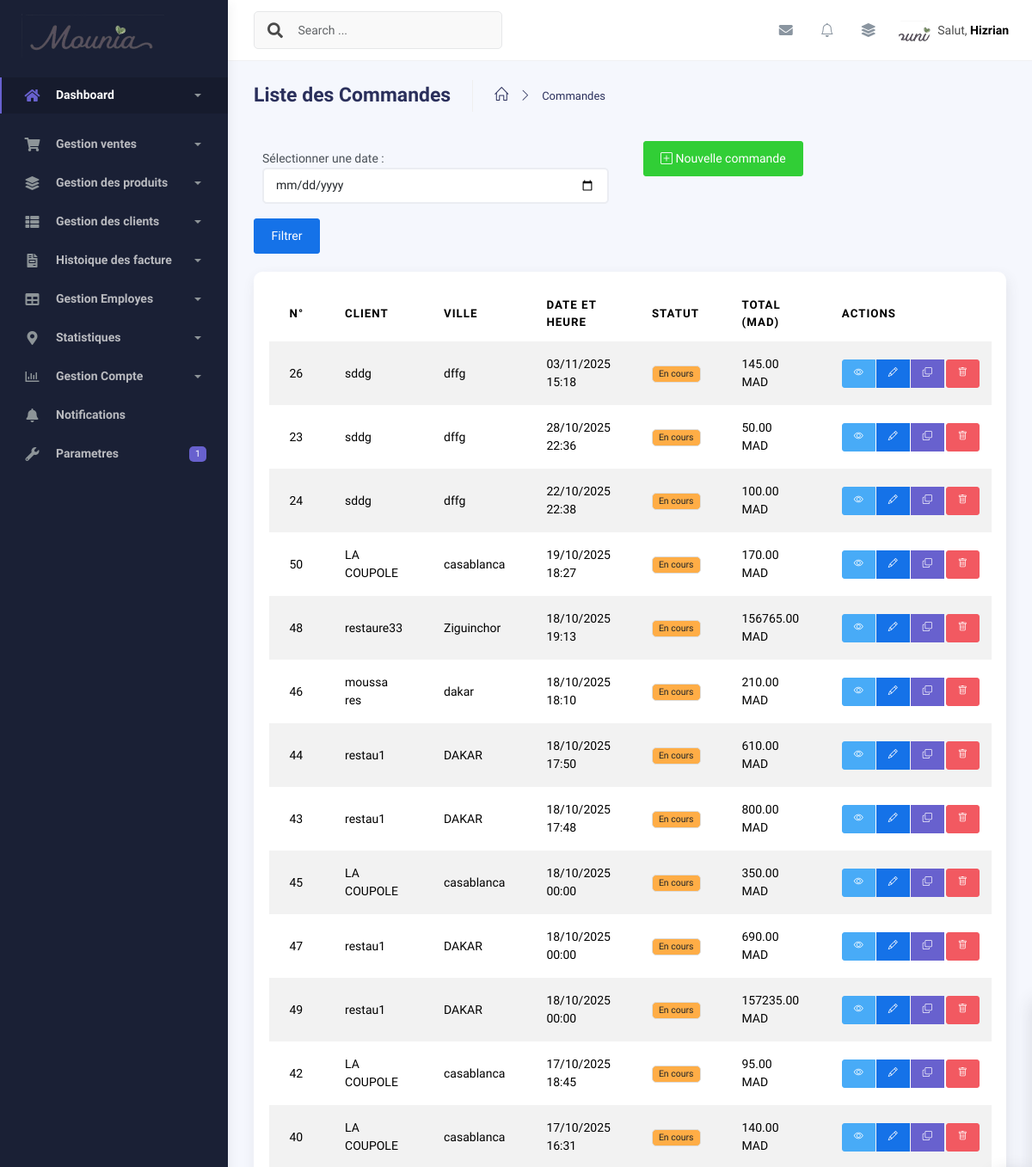
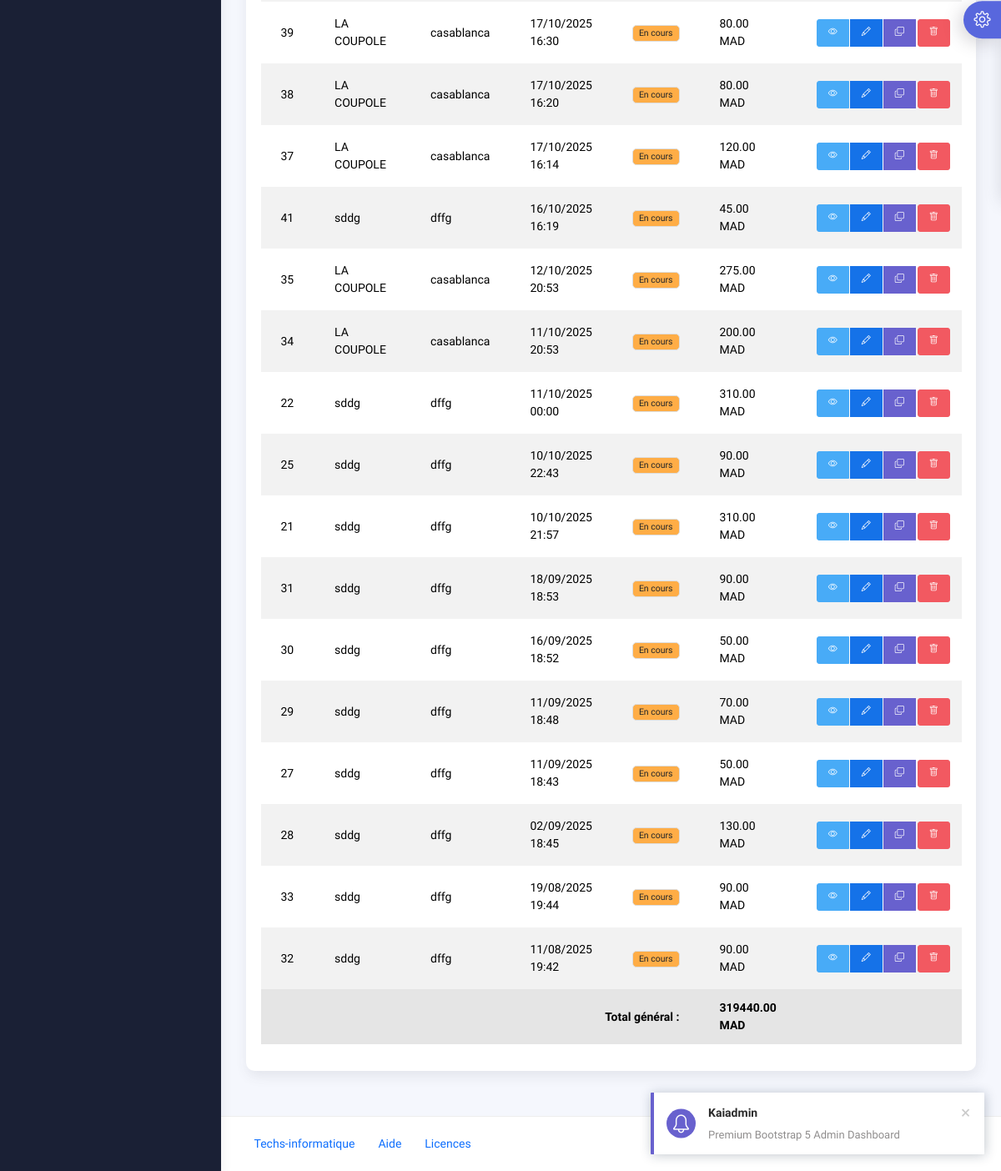
The app's page /commandes/, older data (2 pictures, top to bottom).
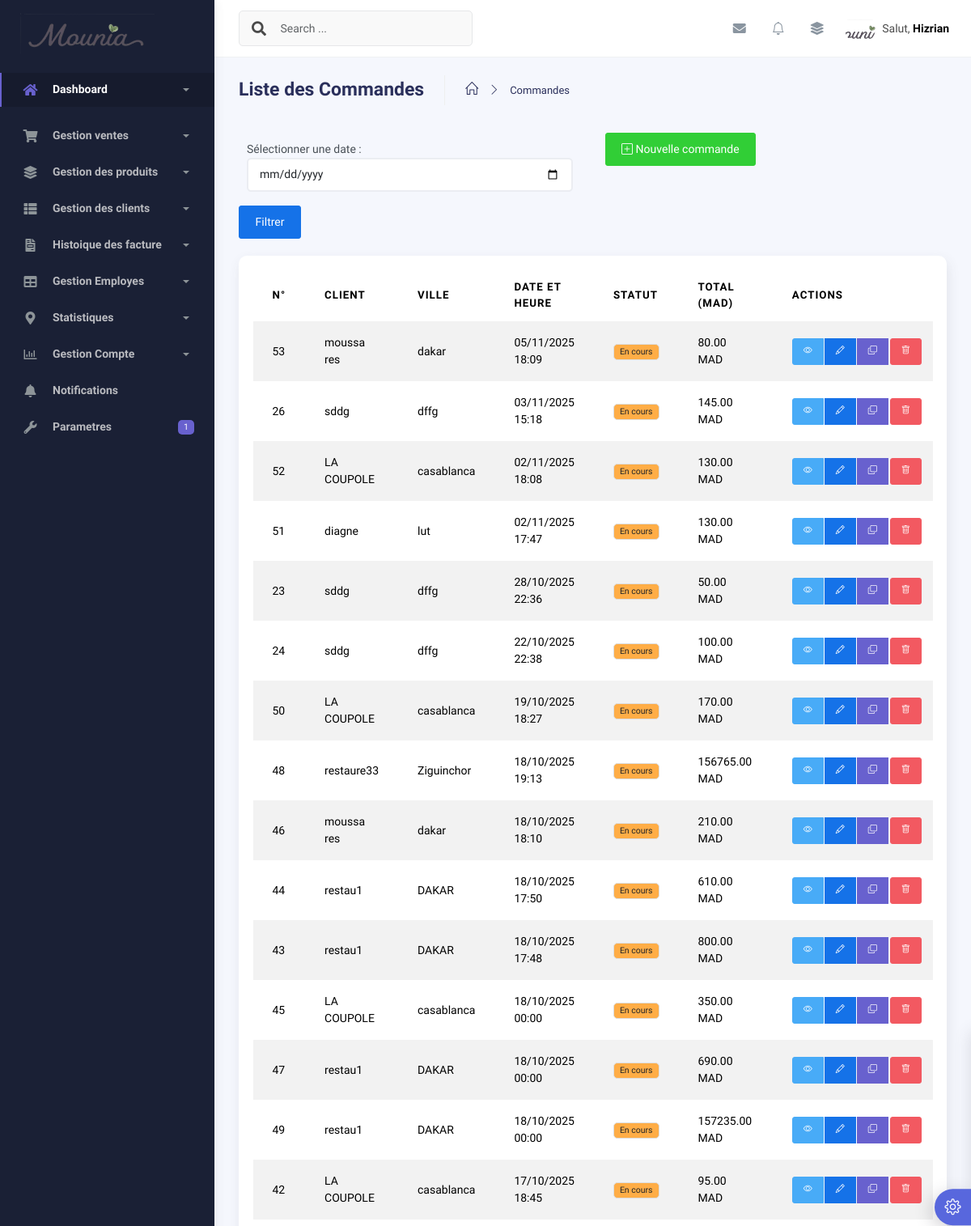
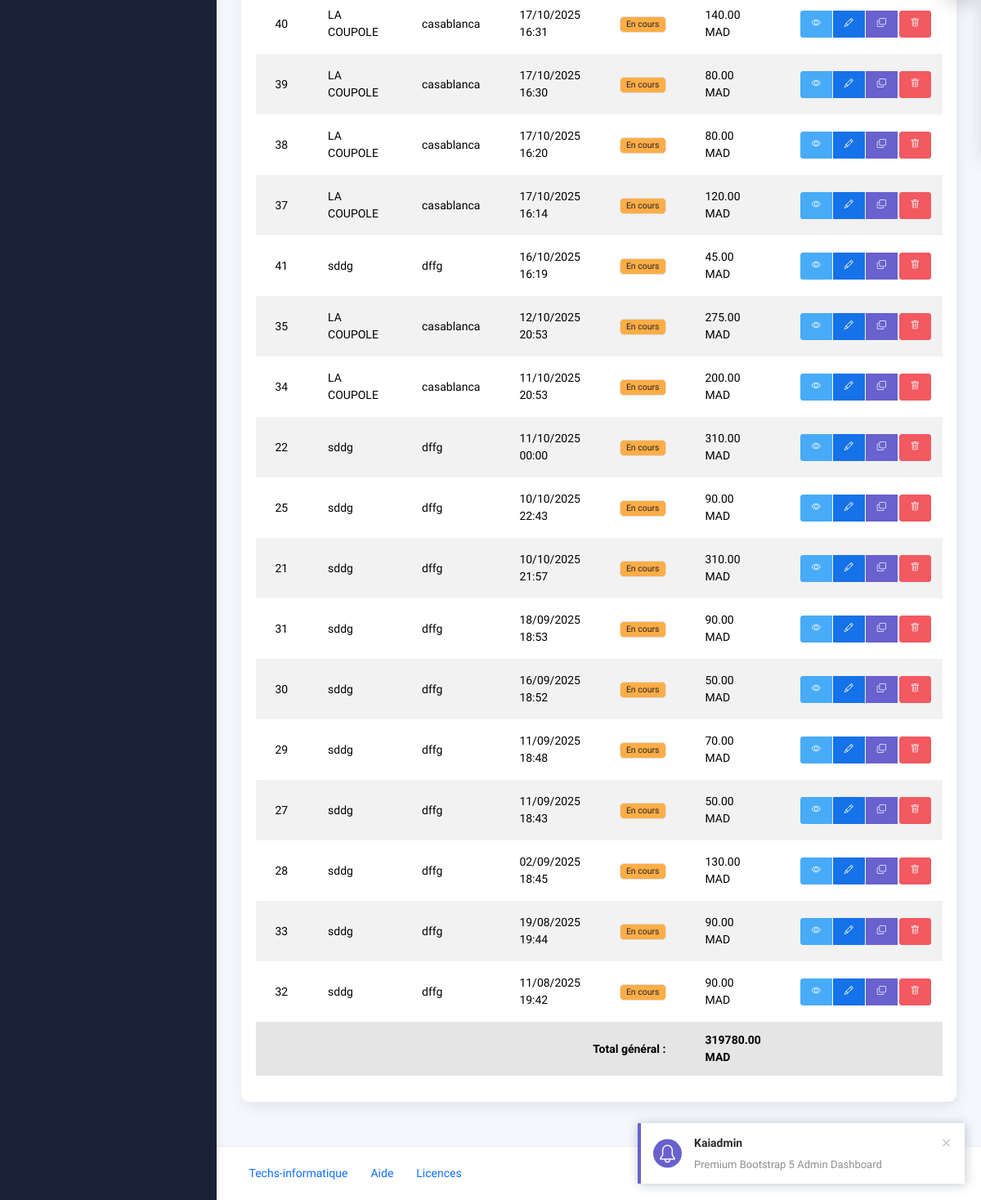
The same page, newer data (2 pictures, top to bottom).
### application/models.py (models this page shows, shortened)
class Commande(models.Model):
    STATUT_CHOICES = [
        ('En cours', 'En cours'),
        ('Confirmée', 'Confirmée'),
        ('Livrée', 'Livrée'),
        ('Annulée', 'Annulée'),
    ]
    client = models.ForeignKey(
        Client, on_delete=models.CASCADE, related_name="commandes")
    date_commande = models.DateTimeField(default=timezone.now)
    statut = models.CharField(
        max_length=20, choices=STATUT_CHOICES, default="En cours")
    notes = models.TextField(blank=True, null=True,
                             verbose_name="Notes internes")
    date_modification = models.DateTimeField(
        auto_now=True, verbose_name="Dernière modification")
    class Meta:
        verbose_name = "Commande"
        verbose_name_plural = "Commandes"
        ordering = ["-date_commande"]
    @property
    def total_sans_livraison(self):
        try:
            return sum(Decimal(str(item.sous_total)) for item in self.items.all())
        except:
            return Decimal('0.00')
    @property
    def total(self):
        try:
            total_produits = self.total_sans_livraison
            prix_livraison = Decimal(str(self.client.prix_livraison))
            return total_produits + prix_livraison
        except:
            return Decimal('0.00')

class Client(models.Model):
    nom = models.CharField(max_length=150, verbose_name="Nom du restaurant")
    responsable = models.CharField(
        max_length=100, verbose_name="Nom du responsable", blank=True, null=True)
    telephone = models.CharField(
        max_length=20,
        verbose_name="Téléphone",
        unique=True,
        blank=True,
        null=True
    )
    ice = models.CharField(
        max_length=15,
        verbose_name="ICE",
        unique=False,
        blank=True,
        null=True
    )
    email = models.EmailField(blank=True, null=True, verbose_name="Email")
    adresse = models.TextField(verbose_name="Adresse", blank=True, null=True)
    ville = models.CharField(max_length=100, verbose_name="Ville")
    prix_livraison = models.DecimalField(
        max_digits=10,
        decimal_places=2,
        verbose_name="Prix de livraison (en MAD)"
    )
    date_creation = models.DateTimeField(
        auto_now_add=True, verbose_name="Date d'ajout")
    class Meta:
        verbose_name = "Client (Restaurant)"
        verbose_name_plural = "Clients (Restaurants)"
        ordering = ["nom"]

class CommandeItem(models.Model):
    commande = models.ForeignKey(
        Commande, on_delete=models.CASCADE, related_name="items")
    produit = models.ForeignKey(Produit, on_delete=models.CASCADE)
    quantite = models.PositiveIntegerField(default=1)
    prix_unitaire = models.DecimalField(max_digits=10, decimal_places=2)
    date_ajout = models.DateTimeField(auto_now_add=True)
    class Meta:
        verbose_name = "Item de commande"
        verbose_name_plural = "Items de commande"
        ordering = ["date_ajout"]
    @property
    def sous_total(self):
        try:
            return Decimal(str(self.quantite)) * Decimal(str(self.prix_unitaire))
        except:
            return Decimal('0.00')

### application/views.py (the view)
# urls.py: path('commandes/', views.liste_commandes, name='liste_commandes'),
def liste_commandes(request):
    date_filtre = request.GET.get('date')
    if date_filtre:
        try:
            date_obj = datetime.strptime(date_filtre, '%Y-%m-%d').date()
            commandes = Commande.objects.filter(
                date_commande__date=date_obj).order_by('-date_commande')
        except ValueError:
            commandes = Commande.objects.all().order_by('-date_commande')
    else:
        commandes = Commande.objects.all().order_by('-date_commande')
    total_general = Decimal('0.00')
    for commande in commandes:
        try:
            total_general += Decimal(str(commande.total))
        except:
            continue
    context = {
        'commandes': commandes,
        'total_general': total_general,
    }
    return render(request, "commandes/liste_commandes.html", context)

### application/context_processors.py (called while the page is built)
def parametres_mounia(request):
    return {
        'parametres': ParametresMounia.objects.first() or None
    }

### application/notifications.py (called while the page is built, shortened)
    @staticmethod
    def get_commandes_du_jour():
        aujourd_hui = timezone.now().date()
        debut_jour = timezone.make_aware(datetime.combine(aujourd_hui, datetime.min.time()))
        fin_jour = timezone.make_aware(datetime.combine(aujourd_hui, datetime.max.time()))
        return Commande.objects.filter(
            date_commande__range=(debut_jour, fin_jour)
        )

    @staticmethod
    def creer_notification_commandes_jour():
        commandes_du_jour = NotificationManager.get_commandes_du_jour()
        aujourd_hui = timezone.now().date()
        notification_existante = Notification.objects.filter(
            type_notification='commande_jour',
            date_creation__date=aujourd_hui
        ).exists()

### templates/commandes/liste_commandes.html (shortened to what the changed rows need)
{% extends "base.html" %}
{% load static %}
{% block content %}
<div class="container">
  <div class="page-inner">
    <div class="card">
      <div class="card-body">
        <div class="table-responsive">
          <table id="commandes-table" class="display table table-striped table-hover">
            <thead>
              <tr>
                <th>N°</th>
                <th>Client</th>
                <th>Ville</th>
                <th>Date et Heure</th>
                <th>Statut</th>
                <th>Total (MAD)</th>
                <th>Actions</th>
              </tr>
            </thead>
            <tbody>
              {% for commande in commandes %}
                <tr>
                  <td>{{ commande.id }}</td>
                  <td>{{ commande.client.nom }}</td>
                  <td>
                    {% if commande.client.ville %}
                      {{ commande.client.ville }}
                    {% else %}
                      -
                    {% endif %}
                  </td>
                  <td data-order="{{ commande.date_commande|date:'Y-m-d H:i:s' }}">
                    <span title="{{ commande.date_commande|date:'d/m/Y H:i:s' }}">
                      {{ commande.date_commande|date:"d/m/Y H:i" }}
                    </span>
                  </td>
                  <td>
                    {% if commande.statut == "En cours" %}
                      <span class="badge bg-warning text-dark">En cours</span>
                    {% elif commande.statut == "Confirmée" %}
                      <span class="badge bg-info text-white">Confirmée</span>
                    {% elif commande.statut == "Livrée" %}
                      <span class="badge bg-success">Livrée</span>
                    {% elif commande.statut == "Annulée" %}
                      <span class="badge bg-danger">Annulée</span>
                    {% else %}
                      <span class="badge bg-secondary">{{ commande.statut }}</span>
                    {% endif %}
                  </td>
                  <td>
                    {% if commande.total %}
                      {{ commande.total|floatformat:2 }} MAD
                    {% else %}
                      0.00 MAD
                    {% endif %}
                  </td>
                  <td>
                    <div class="btn-group" role="group">
                      <a href="{% url 'detail_commande' commande.id %}" class="btn btn-sm btn-info" title="Détails">
                        <i class="bi bi-eye"></i>
                      </a>
                      <a href="{% url 'modifier_commande' commande.id %}" class="btn btn-sm btn-primary" title="Modifier">
                        <i class="bi bi-pencil"></i>
                      </a>
                      <a href="{% url 'dupliquer_commande' commande.id %}" class="btn btn-sm btn-secondary" title="Dupliquer">
                        <i class="bi bi-copy"></i>
                      </a>
                      <form
                        method="post"
                        action="{% url 'supprimer_commande' commande.id %}"
                        class="d-inline"
                        onsubmit="return confirm('Êtes-vous sûr de vouloir supprimer la commande #{{ commande.id }} ?');"
                      >
                        <button type="submit" class="btn btn-sm btn-danger" title="Supprimer">
                          <i class="bi bi-trash"></i>
                        </button>
                      </form>
                    </div>
                  </td>
                </tr>
              {% endfor %}
            </tbody>
            {% if commandes %}
            <tfoot>
              <tr class="table-active">
                <td colspan="5" class="text-end fw-bold">Total général :</td>
                <td class="fw-bold">
                  {{ total_general|floatformat:2 }} MAD
                </td>
                <td></td>
              </tr>
            </tfoot>
            {% endif %}
          </table>
        </div>
      </div>
    </div>
  </div>
</div>
{% endblock content %}

Row changes from the older to the newer data that the page shows:
added Commande: id "53", client.nom "moussa res", client.ville "dakar", date_commande "05/11/2025 18:09", statut "En cours", total "80.00"
added Commande: id "52", client.nom "LA COUPOLE", client.ville "casablanca", date_commande "02/11/2025 18:08", statut "En cours", total "130.00"
added Commande: id "51", client.nom "diagne", client.ville "lut", date_commande "02/11/2025 17:47", statut "En cours", total "130.00"
Text that changed along with them:
{{ total_general|floatformat:2 }}: "319440.00" → "319780.00"
